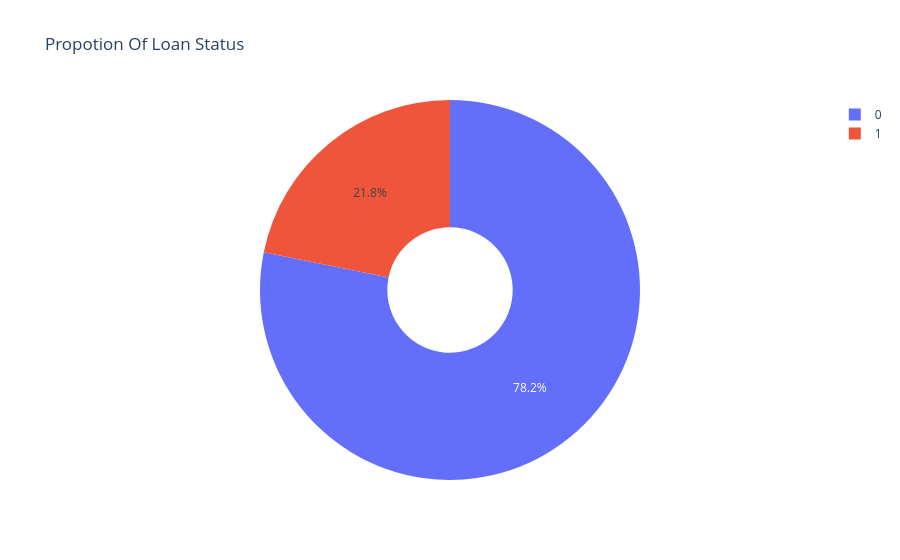

The code cell stored with this chart in its notebook:
### Code cell
ex.pie(data,names='loan_status',title='Propotion Of Loan Status',hole=0.33)

### Figure 1 — Plotly figure (JSON) as saved in the notebook; plotly's stock layout.template omitted (floating-point values rounded to 4 significant figures; data arrays with more than 128 entries replaced by an {"elided": "..."} marker saying what was removed)
{"data": [{"domain": {"x": [0, 1], "y": [0, 1]}, "hole": 0.33, "hovertemplate": "loan_status=%{label}<extra></extra>", "labels": {"elided": "32581 int values"}, "legendgroup": "", "name": "", "showlegend": true, "type": "pie"}], "layout": {"legend": {"tracegroupgap": 0}, "title": {"text": "Propotion Of Loan Status"}}}
